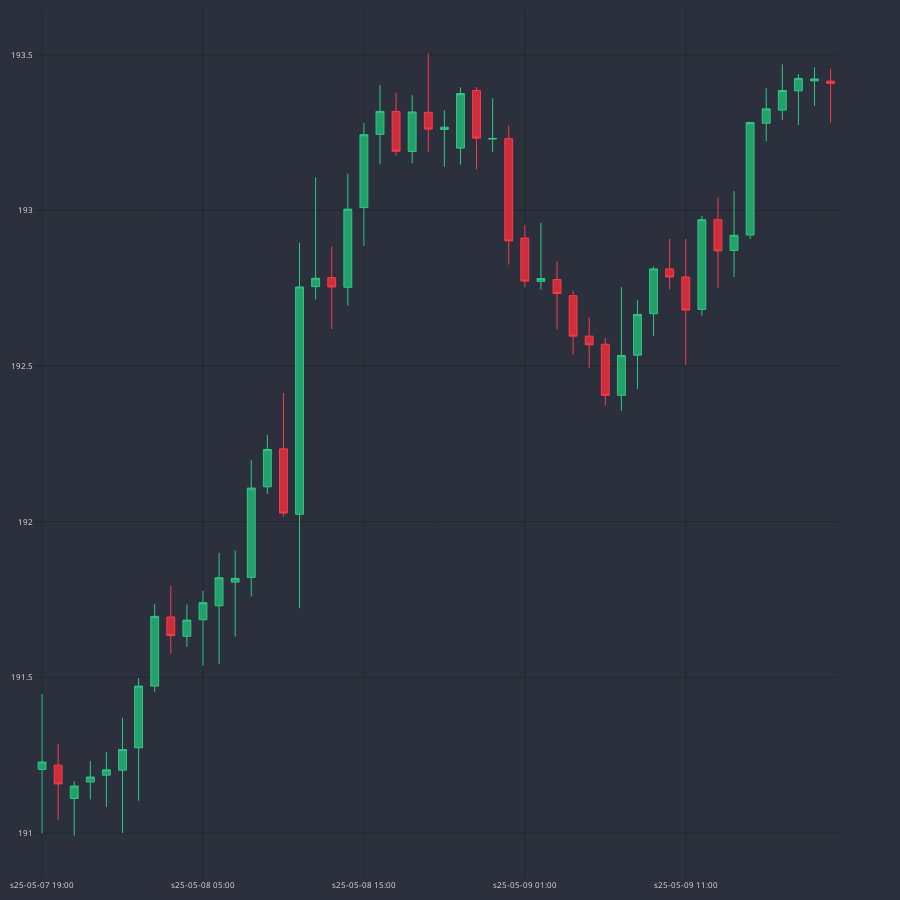

The cell this chart's notebook holds for it:
### Code cell
dfp = df_an.iloc[-50:]
cp = CandlePlot(dfp)
cp.show_plot(line_traces=[])
